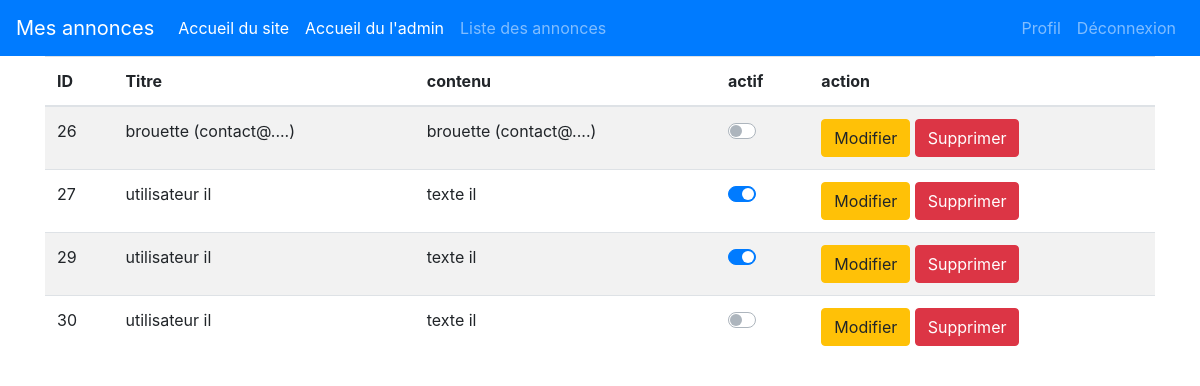
The app's page /admin/annonces (signed in) with its own data.
### tables this page shows
CREATE TABLE `annonces` (
  `id` int(11) NOT NULL,
  `titre` varchar(255) NOT NULL,
  `description` longtext NOT NULL,
  `created_at` datetime NOT NULL DEFAULT CURRENT_TIMESTAMP,
  `actif` tinyint(1) NOT NULL,
  `users_id` int(11) NOT NULL
);

### Controllers/Controller.php (called while the page is built, shortened)
<?php
class Controller
{
    public function render(string $fichier, $donnees = [], string $template = 'default')
    {
        extract($donnees);
        require_once ROOT.'/Views/'.$fichier.'.php';
        $contenu = ob_get_clean();
        require_once ROOT.'/Views/'.$template.'.php';
    }
}

### public/index.php (called while the page is built, shortened)
<?php
require_once ROOT.'/Autoloader.php';
$app = new Main();
$app->start();

### Models/AnnoncesModel.php (called while the page is built, shortened)
<?php
class AnnoncesModel extends Model
{
    public function __construct()
    {
        $this->table = 'annonces';
    }
}

### Core/Db.php (called while the page is built, shortened)
<?php
class Db extends PDO
{
    private static $instance;
    private function __construct()
    {
        $_dsn = 'mysql:dbname='. self::DBNAME . ';host=' . self::DBHOST;
    }
    public static function getInstance():self
    {
        if(self::$instance === null){
            self::$instance = new self();
        }
        return self::$instance;
    }
}

### Models/Model.php (called while the page is built, shortened)
<?php
class Model extends Db
{
    protected $table;
    public function findAll()
    {
        $query = $this->requete('SELECT * FROM ' . $this->table);
        return $query->fetchAll();
    }
    public function requete(string $sql, array $attributs = null)
    {
        $this->db = Db::getInstance();
        if ($attributs !== null) {
            $query = $this->db->prepare($sql);
            $query->execute($attributs);
            return $query;
        } else {
            return $this->db->query($sql);
        }
    }
}

### Autoloader.php (called while the page is built, shortened)
<?php
class Autoloader
{
    static function autoload($class)
    {
        $class = str_replace(__NAMESPACE__. '\\','', $class);
        $class = str_replace('\\', '/', $class);
        $fichier = __DIR__ . '/' . $class . '.php';
    }
}

### Views/admin/annonces.php (the view, shortened to what this page needs)
<table class="table table-striped">
    <thead>
        <th>ID</th>
        <th>Titre</th>
        <th>contenu</th>
        <th>actif</th>
        <th>action</th>
    </thead>
    <tbody>
        <?php foreach ($annonces as $annonce) : ?>
            <tr>
                <td><?= $annonce->id ?></td>
                <td><?= $annonce->titre ?></td>
                <td><?= $annonce->description ?></td>
                <td>
                <div class="custom-control custom-switch">
                </div>
                </td>
                <td>
                    <a href="/annonces/modifier/<?= $annonce->id ?>" class="btn btn-warning">Modifier</a>
                    <a href="/admin/supprimeAnnonce/<?= $annonce->id ?>" class="btn btn-danger">Supprimer</a>
                </td>
            </tr>
        <?php endforeach; ?>
    </tbody>
</table>

### Core/Main.php (shortened to what this page needs)
<?php
class Main
{
    public function start()
    {
        $params = explode('/', $_GET['p']);
        if ($params[0] != "") {
            $controller = '\\App\\Controllers\\' . ucfirst(array_shift($params)) . 'Controller';
            $action = isset($params[0]) ? array_shift($params) : 'index';
            $controller = new $controller();
             if(method_exists($controller, $action)) {
                (isset($params[0])) ? call_user_func_array([$controller, $action], $params) : $controller->$action();
             }else{
                http_response_code(404);
                echo "La page recherchée n'existe pas";
             }
        } else {
            $controller = new MainController();
            $controller->index();
        }
    }
}

### Controllers/AdminController.php (shortened to what this page needs)
<?php
class AdminController extends Controller
{
    public function annonces()
    {
        if($this->isAdmin()){
            $annoncesModel = new AnnoncesModel;
            $annonces = $annoncesModel->findAll();
            $this->render('admin/annonces', compact('annonces'), 'admin');
        }
    }
    private function isAdmin()
    {
         if(isset($_SESSION['user']) && in_array('ROLE_ADMIN', $_SESSION['user']['roles'])){
            return true;
         }else{
            $_SESSION['erreur'] = "Vous n'avez pas accés à cette zone";
            header('location: /');
            exit;
         }
    }
}

### Views/admin.php (shortened to what this page needs)
<!DOCTYPE html>
<html lang="fr">
<head>
    <link rel="stylesheet" href="https://stackpath.bootstrapcdn.com/bootstrap/4.5.0/css/bootstrap.min.css"
>
</head>
<body>
    <nav class="navbar navbar-expand-lg navbar-dark bg-primary">
        <a class="navbar-brand" href="#">Mes annonces</a>
        <div class="collapse navbar-collapse" id="navbarSupportedContent">
            <ul class="navbar-nav mr-auto">
                <li class="nav-item active">
                    <a class="nav-link" href="/">Accueil du site</a>
                </li>
                <li class="nav-item active">
                    <a class="nav-link" href="/admin">Accueil du l'admin</a>
                </li>
                <li class="nav-item">
                    <a class="nav-link" href="/annonces">Liste des annonces</a>
                </li>
            </ul>
            <ul class="navbar-nav ml-auto">
                <?php if(isset($_SESSION['user']) && !empty($_SESSION['user']['id'])): ?>
                    <li class="nav-item">
                        <a class="nav-link" href="/users/profil">Profil</a>
                    </li>
                    <li class="nav-item">
                        <a class="nav-link" href="/users/logout">Déconnexion</a>
                    </li>
                    <?php else: ?>
                        <li class="nav-item active">
                            <a class="nav-link" href="/users/login">Connexion</a>
                        </li>
                        <?php endif; ?>
            </ul>
        </div>
    </nav>
    <div class="container">
        <?= $contenu ?>
    </div>
</body>
</html>

### records on screen
annonces: id "26", titre "brouette (contact@....)", description "brouette (contact@....)"
annonces: id "27", titre "utilisateur il", description "texte il"
annonces: id "29", titre "utilisateur il", description "texte il"
annonces: id "30", titre "utilisateur il", description "texte il"
